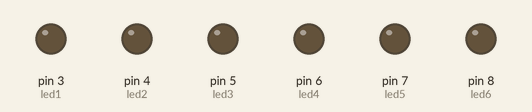
Recording of a sketch running on a simulated Arduino Uno, built with avr-gcc and run on an emulated ATmega328P. Parts: output pins drawn as LEDs (lit = HIGH).

Above: at 0.05 s.
At 0.25 s:
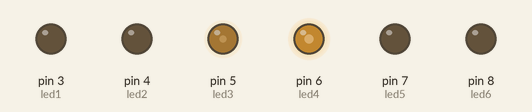
At 0.4 s:
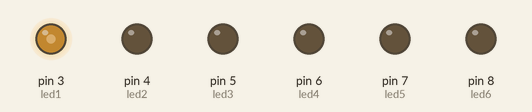
At 0.6 s:
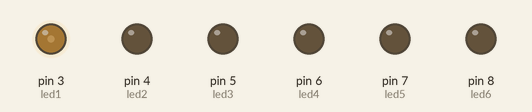
At 0.75 s:
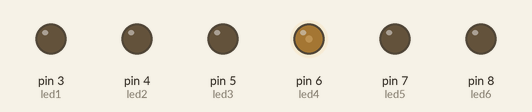
Timing chart, 0 to 3.0 s (numbered marks = the images above):
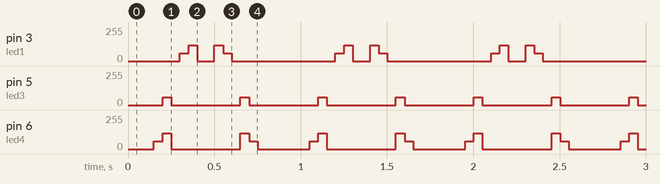

The sketch:

ex2.ino
```cpp
/**********************************************************************************
**                                 Fade LEDs                                     **
**********************************************************************************/
//********** Includes *************************************************************
//********** Variables ************************************************************
const byte led1 = 3;          // donar nom al pin 5 de l’Arduino
const byte led2 = 4;          // donar nom al pin 6 de l’Arduino
const byte led3 = 5;          // donar nom al pin 9 de l’Arduino
const byte led4 = 6;         // donar nom al pin 10 de l’Arduino
const byte led5 = 7;         // donar nom al pin 11 de l’Arduino
const byte led6 = 8;         // donar nom al pin 11 de l’Arduino
unsigned long velocitat = 50;         // velocitat de l'acció en ms

//********** Setup ****************************************************************
void setup()
{
  pinMode(led6, OUTPUT);     // definir el pin 3 com una sortida
  pinMode(led1, OUTPUT);     // definir el pin 5 com una sortida
  pinMode(led2, OUTPUT);     // definir el pin 6 com una sortida
  pinMode(led3, OUTPUT);     // definir el pin 9 com una sortida
  pinMode(led4, OUTPUT);     // definir el pin 10 com una sortida
  pinMode(led5, OUTPUT);     // definir el pin 11 com una sortida
}

//********** Loop *****************************************************************
void loop()
{
  analogWrite(led1, LOW);    // posar PWM del pin 11 a 125
  analogWrite(led2, LOW);    // posar PWM del pin 11 a 125
  analogWrite(led3, LOW);    // posar PWM del pin 11 a 125
  analogWrite(led4, LOW);    // posar PWM del pin 11 a 125
  analogWrite(led5, LOW);     // posar PWM del pin 11 a 0
  analogWrite(led6, 0);    // posar PWM del pin 11 a 125
  delay(velocitat);          // es queden leds velocitat ms en aquest estat

  analogWrite(led1, LOW);    // posar PWM del pin 11 a 125
  analogWrite(led2, LOW);    // posar PWM del pin 11 a 125
  analogWrite(led3, LOW);    // posar PWM del pin 11 a 125
  analogWrite(led4, LOW);    // posar PWM del pin 11 a 125
  analogWrite(led5, 0);     // posar PWM del pin 11 a 0
  analogWrite(led6, 60);    // posar PWM del pin 11 a 125
  delay(velocitat);          // es queden leds velocitat ms en aquest estat

  analogWrite(led1, LOW);    // posar PWM del pin 11 a 125
  analogWrite(led2, LOW);    // posar PWM del pin 11 a 125
  analogWrite(led3, LOW);    // posar PWM del pin 11 a 125
  analogWrite(led4, 0);     // posar PWM del pin 10 a 60
  analogWrite(led5, 60);     // posar PWM del pin 11 a 60
  analogWrite(led6, 120);    // posar PWM del pin 11 a 125
  delay(velocitat);          // es queden leds velocitat ms en aquest estat

  analogWrite(led1, LOW);    // posar PWM del pin 11 a 125
  analogWrite(led2, LOW);    // posar PWM del pin 11 a 125
  analogWrite(led3, 0);    // posar PWM del pin 9 a 125
  analogWrite(led4, 60);    // posar PWM del pin 10 a 125
  analogWrite(led5, 120);    // posar PWM del pin 11 a 125
  analogWrite(led6, LOW);    // posar PWM del pin 11 a 125
  delay(velocitat);           // es queden leds velocitat ms en aquest estat

  analogWrite(led1, LOW);    // posar PWM del pin 11 a 125
  analogWrite(led2, 0);    // posar PWM del pin 9 a 125
  analogWrite(led3, 60);    // posar PWM del pin 10 a 125
  analogWrite(led4, 120);    // posar PWM del pin 11 a 125
  analogWrite(led5, LOW);    // posar PWM del pin 11 a 125
  analogWrite(led6, LOW);    // posar PWM del pin 11 a 125
  delay(velocitat);           // es queden leds velocitat ms en aquest estat

  analogWrite(led1, 0);    // posar PWM del pin 9 a 125
  analogWrite(led2, 60);    // posar PWM del pin 10 a 125
  analogWrite(led3, 120);    // posar PWM del pin 11 a 125
  analogWrite(led3, LOW);    // posar PWM del pin 9 a 125
  analogWrite(led4, LOW);    // posar PWM del pin 10 a 125
  analogWrite(led5, LOW);    // posar PWM del pin 11 a 125
  analogWrite(led6, LOW);    // posar PWM del pin 11 a 125
  delay(velocitat);           // es queden leds velocitat ms en aquest estat

  analogWrite(led1, 60);    // posar PWM del pin 10 a 125
  analogWrite(led2, 120);    // posar PWM del pin 11 a 125
  analogWrite(led3, LOW);    // posar PWM del pin 9 a 125
  analogWrite(led4, LOW);    // posar PWM del pin 10 a 125
  analogWrite(led5, LOW);    // posar PWM del pin 11 a 125
  analogWrite(led6, LOW);    // posar PWM del pin 11 a 125
  delay(velocitat);           // es queden leds velocitat ms en aquest estat

  analogWrite(led1, 120);
  analogWrite(led2, LOW);
  analogWrite(led3, LOW);
  analogWrite(led4, LOW);
  analogWrite(led5, LOW);
  analogWrite(led6, LOW);
  delay(velocitat);           // es queden leds velocitat ms en aquest estat

  analogWrite(led1, LOW);    // posar PWM del pin 9 a 125
  analogWrite(led2, LOW);    // posar PWM del pin 10 a 125
  analogWrite(led3, LOW);    // posar PWM del pin 9 a 125
  analogWrite(led4, LOW);    // posar PWM del pin 10 a 125
  analogWrite(led5, LOW);    // posar PWM del pin 11 a 125
  analogWrite(led6, LOW);    // posar PWM del pin 11 a 125
  delay(velocitat);           // es queden leds velocitat ms en aquest estat

  analogWrite(led1, LOW);    // posar PWM del pin 9 a 125
  analogWrite(led2, LOW);    // posar PWM del pin 10 a 125
  analogWrite(led3, LOW);    // posar PWM del pin 9 a 125
  analogWrite(led4, LOW);    // posar PWM del pin 10 a 125
  analogWrite(led5, LOW);    // posar PWM del pin 11 a 125
  analogWrite(led6, LOW);    // posar PWM del pin 11 a 125
  delay(velocitat);           // es queden leds velocitat ms en aquest estat

  analogWrite(led1, 120);    // posar PWM del pin 9 a 125
  analogWrite(led2, LOW);    // posar PWM del pin 10 a 125
  analogWrite(led3, LOW);    // posar PWM del pin 9 a 125
  analogWrite(led4, LOW);    // posar PWM del pin 10 a 125
  analogWrite(led5, LOW);    // posar PWM del pin 11 a 125
  analogWrite(led6, LOW);    // posar PWM del pin 11 a 125
  delay(velocitat);           // es queden leds velocitat ms en aquest estat

  analogWrite(led1, 60);    // posar PWM del pin 10 a 125
  analogWrite(led2, 120);    // posar PWM del pin 11 a 125
  analogWrite(led3, LOW);    // posar PWM del pin 9 a 125
  analogWrite(led4, LOW);    // posar PWM del pin 10 a 125
  analogWrite(led5, LOW);    // posar PWM del pin 11 a 125
  analogWrite(led6, LOW);    // posar PWM del pin 11 a 125
  delay(velocitat);           // es queden leds velocitat ms en aquest estat

  analogWrite(led1, 0);    // posar PWM del pin 9 a 125
  analogWrite(led2, 60);    // posar PWM del pin 10 a 125
  analogWrite(led3, 120);    // posar PWM del pin 11 a 125
  analogWrite(led3, LOW);    // posar PWM del pin 9 a 125
  analogWrite(led4, LOW);    // posar PWM del pin 10 a 125
  analogWrite(led5, LOW);    // posar PWM del pin 11 a 125
  analogWrite(led6, LOW);    // posar PWM del pin 11 a 125
  delay(velocitat);           // es queden leds velocitat ms en aquest estat

  analogWrite(led1, LOW);    // posar PWM del pin 11 a 125
  analogWrite(led2, 0);    // posar PWM del pin 9 a 125
  analogWrite(led3, 60);    // posar PWM del pin 10 a 125
  analogWrite(led4, 120);    // posar PWM del pin 11 a 125
  analogWrite(led5, LOW);    // posar PWM del pin 11 a 125
  analogWrite(led6, LOW);    // posar PWM del pin 11 a 125
  delay(velocitat);           // es queden leds velocitat ms en aquest estat

  analogWrite(led1, LOW);    // posar PWM del pin 11 a 125
  analogWrite(led2, LOW);    // posar PWM del pin 11 a 125
  analogWrite(led3, 0);    // posar PWM del pin 9 a 125
  analogWrite(led4, 60);    // posar PWM del pin 10 a 125
  analogWrite(led5, 120);    // posar PWM del pin 11 a 125
  analogWrite(led6, LOW);    // posar PWM del pin 11 a 125
  delay(velocitat);           // es queden leds velocitat ms en aquest estat

  analogWrite(led1, LOW);    // posar PWM del pin 11 a 125
  analogWrite(led2, LOW);    // posar PWM del pin 11 a 125
  analogWrite(led3, LOW);    // posar PWM del pin 11 a 125
  analogWrite(led4, 0);     // posar PWM del pin 10 a 60
  analogWrite(led5, 60);     // posar PWM del pin 11 a 60
  analogWrite(led6, 120);    // posar PWM del pin 11 a 125
  delay(velocitat);          // es queden leds velocitat ms en aquest estat

  analogWrite(led1, LOW);    // posar PWM del pin 11 a 125
  analogWrite(led2, LOW);    // posar PWM del pin 11 a 125
  analogWrite(led3, LOW);    // posar PWM del pin 11 a 125
  analogWrite(led4, LOW);    // posar PWM del pin 11 a 125
  analogWrite(led5, 0);     // posar PWM del pin 11 a 0
  analogWrite(led6, 60);    // posar PWM del pin 11 a 125
  delay(velocitat);          // es queden leds velocitat ms en aquest estat

  analogWrite(led1, LOW);    // posar PWM del pin 11 a 125
  analogWrite(led2, LOW);    // posar PWM del pin 11 a 125
  analogWrite(led3, LOW);    // posar PWM del pin 11 a 125
  analogWrite(led4, LOW);    // posar PWM del pin 11 a 125
  analogWrite(led5, LOW);     // posar PWM del pin 11 a 0
  analogWrite(led6, 0);    // posar PWM del pin 11 a 125
  delay(velocitat);          // es queden leds velocitat ms en aquest estat
}

//********** Funcions *************************************************************
```

Measured:
- by itself, pin 3 (led1): repeats every 0.90 s: 120/255 0.05 s, 0/255 0.10 s, 120/255 0.05 s, 60/255 0.05 s, 0/255 0.60 s, 60/255 0.05 s
- by itself, pin 5 (led3): alternates 60/255 for 0.05 s and 0/255 for 0.40 s
- by itself, pin 6 (led4): repeats every 0.90 s: 120/255 0.05 s, 0/255 0.40 s, 120/255 0.05 s, 60/255 0.05 s, 0/255 0.30 s, 60/255 0.05 s
